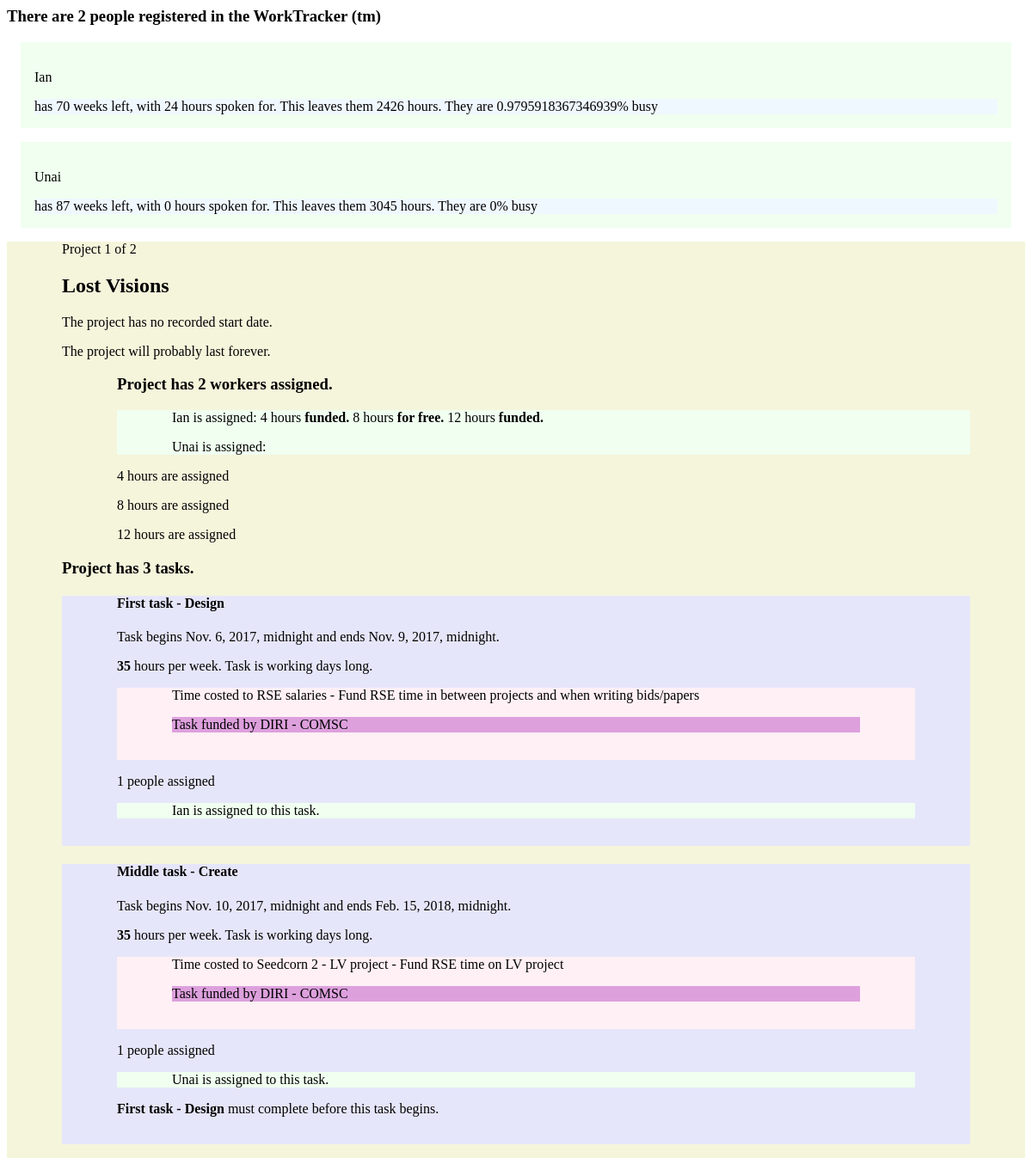
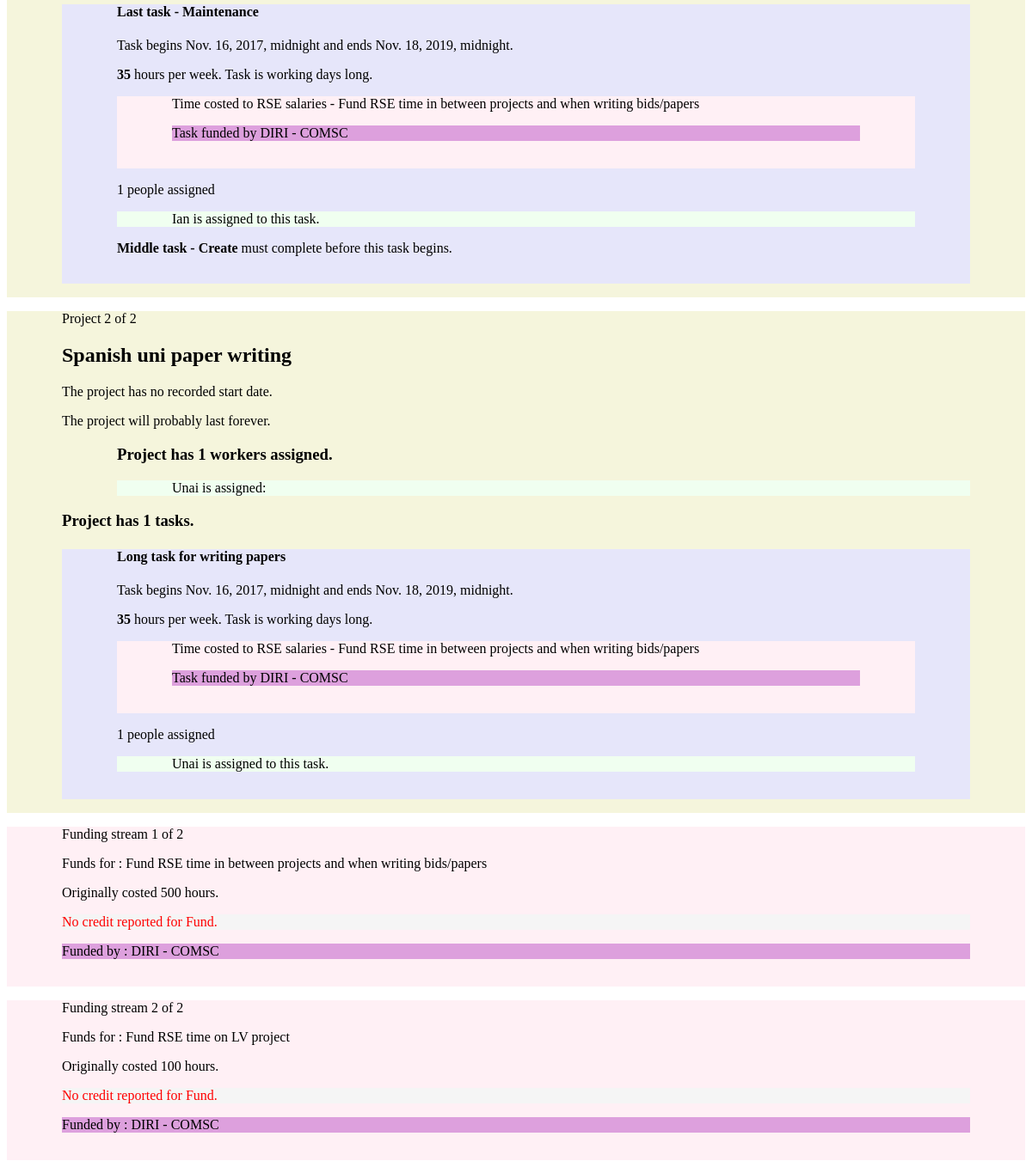
Page /explain on the committed database (2 pictures, top to bottom).
### tracker/models.py (models this page shows, shortened)
class Person(models.Model):
    name = models.CharField(max_length=200)
    available_start_date = models.DateTimeField('employment_start_date')
    available_end_date = models.DateTimeField('employment_end_date')
    projects = models.ManyToManyField(Project)
    hours_per_week = models.IntegerField(default=35)

class Project(models.Model):
    name = models.CharField(max_length=200)
    principal_investigator = models.ForeignKey('Person', on_delete=models.CASCADE, null=True)
    start_date = models.DateTimeField('start date', null=True)
    end_date = models.DateTimeField('end date', null=True)
    objectives = models.TextField(default="")

class ProjectTimeAssignment(models.Model):
    person = models.ForeignKey(Person, on_delete=models.CASCADE)
    project = models.ForeignKey(Project, on_delete=models.CASCADE)
    hours = models.IntegerField()
    financed = models.BooleanField(default=False)

class Task(models.Model):
    name = models.CharField(max_length=200)
    description = models.TextField(default="")
    people_assigned = models.ManyToManyField(Person, 'assigned_to')
    start_date = models.DateTimeField('start date')
    end_date = models.DateTimeField('end date')
    project = models.ForeignKey(Project, on_delete=models.CASCADE)
    preceding_tasks = models.ManyToManyField('Task', related_name='preceding')
    subsequent_tasks = models.ManyToManyField('Task', related_name='subsequent')
    fund = models.ForeignKey(Fund, on_delete=models.CASCADE)
    hours_per_week = models.IntegerField(default=35)
    def working_days(self):
        return networkdays(self.start_date, self.end_date, holidays=get_bank_holidays())

class Fund(models.Model):
    costed_hours = models.IntegerField()
    reference_name = models.TextField()
    description_of_intent = models.TextField()
    cash = models.IntegerField(null=True)
    funding_body = models.ForeignKey(FundingBody, on_delete=models.CASCADE)

class FundingBody(models.Model):
    name = models.TextField()
    department = models.TextField()
    account_number = models.IntegerField(null=True)

### tracker/views.py (the view)
# urls.py: path('explain', views.explain, name='explain'),
def explain(request):
    return render(request, 'explain.html',
                  {
                      'projects': models.Project.objects.all(),
                      'people': models.Person.objects.all(),
                      'funds': models.Fund.objects.all(),
                  }
                  )

### tracker/utils/utils.py (called while the page is built, shortened)
def get_bank_holidays():
    bank_holiday_dates = []
    bank_holidays = BankHolidays()
    return bank_holiday_dates

### templates/explain.html (shortened to what this page needs)
<h3>There are {{ people|length }} people registered in the WorkTracker (tm)</h3>
{% for person in people %}
    <div class="person_details_outer" id="person_details_{{ person.id }}">
        <p>{{ person.name }}</p>
        <div class="person_details_inner" id="person_details_calc_{{ person.id }}">
        </div>
    </div>
{% endfor %}
{% for p in projects %}
    <div class="project_outline">
        <p>Project {{ forloop.counter }} of {{ projects|length }}</p>
        <h2>{{ p.name }}</h2>
        <p>
            {% if p.start_date %}
                The project started at {{ p.start_date }}.
            {% else %}
                The project has no recorded start date.
            {% endif %}
        </p>
        <p>
            {% if p.end_date %}
                The project is due to finish at {{ p.end_date }}.
            {% else %}
                The project will probably last forever.
            {% endif %}
        </p>
        <div class="project_persons">
            <h3>Project has {{ p.person_set.all|length }} workers assigned.</h3>
            <div class="project_person">
                {% for person in p.person_set.all %}
                    <p>{{ person.name }} is assigned:
                    {% for project_person_time in p.projecttimeassignment_set.all %}
                        {% if project_person_time.person == person %}
                            {{ project_person_time.hours }} hours
                            {% if project_person_time.financed %}
                                <strong>funded.</strong>
                            {% else %}
                                <strong>for free.</strong>
                            {% endif %}
                        {% endif %}
                    {% endfor %}
                {% endfor %}
                </p>
            </div>
            <div class="project_person_time">
                {% for project_person_time in p.projecttimeassignment_set.all %}
                    <p>{{ project_person_time.hours }} hours are assigned</p>
                {% endfor %}
            </div>
        </div>
        <div class="project_tasks">
            <h3>Project has {{ p.task_set.all|length }} tasks.</h3>
            {% for task in p.task_set.all %}
                <div class="project_task">
                    <h4>{{ task.name }}</h4>
                    <p>Task begins {{ task.start_date }} and ends {{ task.end_date }}.</p>
                    <p><strong>{{ task.hours_per_week }}</strong> hours per week. Task is <strong>{{ task.working_days }}</strong> working days long. <strong id="task_working_days_{{ task.id }}"></strong></p>
                    <div class="fund">
                        <p>Time costed to {{ task.fund.reference_name }} - {{ task.fund.description_of_intent }}</p>
                        <div class="funding_body">
                            <p>Task funded by {{ task.fund.funding_body.name }} - {{ task.fund.funding_body.department }}</p>
                        </div>
                    </div>
                    <p>{{ task.people_assigned.all|length }} people assigned</p>
                    {% for taskpeople in task.people_assigned.all %}
                        <div class="task_people">
                            <p>{{ taskpeople.name }} is assigned to this task.</p>
                        </div>
                    {% endfor %}
                    {% for preceding_task in task.preceding_tasks.all %}
                        <div class="task_preceding_tasks">
                            <p><strong>{{ preceding_task.name }}</strong> must complete before this task begins.</p>
                        </div>
                    {% endfor %}
                </div>
            {% endfor %}
        </div>
    </div>
{% endfor %}
<div class="funds">
    {% for f in funds %}
        <div class="fund">
            <p>Funding stream {{ forloop.counter }} of {{ funds|length }}</p>
            <p>Funds for : {{ f.description_of_intent }}</p>
            <p>Originally costed {{ f.costed_hours }} hours.</p>
            <div id="fund_errors_{{ f.id }}"></div>
            <div class="funding_body">
                <p>Funded by : {{ f.funding_body.name }} - {{ f.funding_body.department }}</p>
            </div>
        </div>
    {% endfor %}
</div>

### rows in the picture
Person: name "Ian"
Person: name "Unai"
Project: projects "2", name "Lost Visions", shows "The project has no recorded start date.", shows "The project will probably last forever.", person_set.all|length "2", task_set.all|length "3"
ProjectTimeAssignment: hours "4", financed "funded."
ProjectTimeAssignment: hours "8", financed "for free."
ProjectTimeAssignment: hours "12", financed "funded."
Task: name "First task - Design", start_date "Nov. 6, 2017, midnight", end_date "Nov. 9, 2017, midnight", hours_per_week "35", fund.reference_name "RSE salaries", fund.description_of_intent "Fund RSE time in between projects and when writing bids/papers", fund.funding_body.name "DIRI", fund.funding_body.department "COMSC", people_assigned.all|length "1"
Task: name "Middle task - Create", start_date "Nov. 10, 2017, midnight", end_date "Feb. 15, 2018, midnight", hours_per_week "35", fund.reference_name "Seedcorn 2 - LV project", fund.description_of_intent "Fund RSE time on LV project", fund.funding_body.name "DIRI", fund.funding_body.department "COMSC", people_assigned.all|length "1"
Task: name "Last task - Maintenance", start_date "Nov. 16, 2017, midnight", end_date "Nov. 18, 2019, midnight", hours_per_week "35", fund.reference_name "RSE salaries", fund.description_of_intent "Fund RSE time in between projects and when writing bids/papers", fund.funding_body.name "DIRI", fund.funding_body.department "COMSC", people_assigned.all|length "1"
Project: projects "2", name "Spanish uni paper writing", shows "The project has no recorded start date.", shows "The project will probably last forever.", person_set.all|length "1", task_set.all|length "1"
Task: name "Long task for writing papers", start_date "Nov. 16, 2017, midnight", end_date "Nov. 18, 2019, midnight", hours_per_week "35", fund.reference_name "RSE salaries", fund.description_of_intent "Fund RSE time in between projects and when writing bids/papers", fund.funding_body.name "DIRI", fund.funding_body.department "COMSC", people_assigned.all|length "1"
Fund: funds "2", description_of_intent "Fund RSE time in between projects and when writing bids/papers", costed_hours "500", funding_body.name "DIRI", funding_body.department "COMSC"
Fund: funds "2", description_of_intent "Fund RSE time on LV project", costed_hours "100", funding_body.name "DIRI", funding_body.department "COMSC"

### other values in the picture
{{ people|length }} "2"
